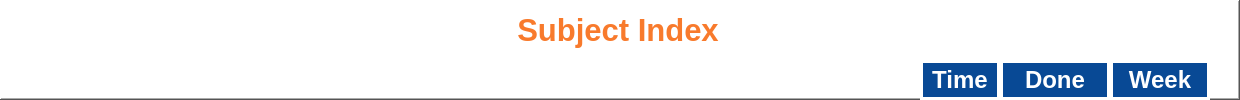
<?xml version="1.0" encoding="UTF-8"?>
<ui version="4.0">
 <class>Index</class>
 <widget class="QWidget" name="Index">
  <property name="geometry">
   <rect>
    <x>0</x>
    <y>0</y>
    <width>1240</width>
    <height>100</height>
   </rect>
  </property>
  <property name="windowTitle">
   <string>Index</string>
  </property>
  <widget class="QFrame" name="Frame">
   <property name="geometry">
    <rect>
     <x>0</x>
     <y>0</y>
     <width>1240</width>
     <height>100</height>
    </rect>
   </property>
   <property name="styleSheet">
    <string notr="true">background-color: white;</string>
   </property>
   <property name="frameShape">
    <enum>QFrame::WinPanel</enum>
   </property>
   <property name="frameShadow">
    <enum>QFrame::Raised</enum>
   </property>
   <widget class="QLabel" name="subjectIndex">
    <property name="geometry">
     <rect>
      <x>-2</x>
      <y>5</y>
      <width>1240</width>
      <height>50</height>
     </rect>
    </property>
    <property name="font">
     <font>
      <pointsize>23</pointsize>
      <bold>true</bold>
     </font>
    </property>
    <property name="styleSheet">
     <string notr="true">color:rgb(248, 122, 44)</string>
    </property>
    <property name="text">
     <string>Subject Index</string>
    </property>
    <property name="alignment">
     <set>Qt::AlignCenter</set>
    </property>
    <property name="wordWrap">
     <bool>false</bool>
    </property>
    <property name="textInteractionFlags">
     <set>Qt::LinksAccessibleByMouse|Qt::TextSelectableByMouse</set>
    </property>
   </widget>
   <widget class="QLabel" name="time">
    <property name="geometry">
     <rect>
      <x>920</x>
      <y>60</y>
      <width>80</width>
      <height>40</height>
     </rect>
    </property>
    <property name="font">
     <font>
      <pointsize>18</pointsize>
      <bold>true</bold>
     </font>
    </property>
    <property name="styleSheet">
     <string notr="true">background-color: rgb(8, 73, 149);
color : white;
border-color : white;</string>
    </property>
    <property name="frameShape">
     <enum>QFrame::Box</enum>
    </property>
    <property name="lineWidth">
     <number>3</number>
    </property>
    <property name="text">
     <string>Time</string>
    </property>
    <property name="alignment">
     <set>Qt::AlignCenter</set>
    </property>
    <property name="textInteractionFlags">
     <set>Qt::LinksAccessibleByMouse|Qt::TextSelectableByMouse</set>
    </property>
   </widget>
   <widget class="QLabel" name="done">
    <property name="geometry">
     <rect>
      <x>1000</x>
      <y>60</y>
      <width>110</width>
      <height>40</height>
     </rect>
    </property>
    <property name="font">
     <font>
      <pointsize>18</pointsize>
      <bold>true</bold>
     </font>
    </property>
    <property name="styleSheet">
     <string notr="true">background-color: rgb(8, 73, 149);
color : white;
border-color : white;</string>
    </property>
    <property name="frameShape">
     <enum>QFrame::Box</enum>
    </property>
    <property name="lineWidth">
     <number>3</number>
    </property>
    <property name="text">
     <string>Done</string>
    </property>
    <property name="alignment">
     <set>Qt::AlignCenter</set>
    </property>
    <property name="textInteractionFlags">
     <set>Qt::LinksAccessibleByMouse|Qt::TextSelectableByMouse</set>
    </property>
   </widget>
   <widget class="QLabel" name="Week">
    <property name="geometry">
     <rect>
      <x>1110</x>
      <y>60</y>
      <width>100</width>
      <height>40</height>
     </rect>
    </property>
    <property name="font">
     <font>
      <pointsize>18</pointsize>
      <bold>true</bold>
     </font>
    </property>
    <property name="styleSheet">
     <string notr="true">background-color: rgb(8, 73, 149);
color : white;
border-color : white;</string>
    </property>
    <property name="frameShape">
     <enum>QFrame::Box</enum>
    </property>
    <property name="lineWidth">
     <number>3</number>
    </property>
    <property name="text">
     <string>Week</string>
    </property>
    <property name="alignment">
     <set>Qt::AlignCenter</set>
    </property>
    <property name="textInteractionFlags">
     <set>Qt::LinksAccessibleByMouse|Qt::TextSelectableByMouse</set>
    </property>
   </widget>
  </widget>
 </widget>
 <resources/>
 <connections/>
</ui>
